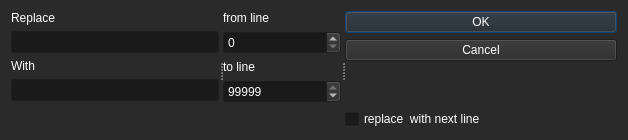
<?xml version="1.0" encoding="UTF-8"?>
<ui version="4.0">
 <class>replaceDialog</class>
 <widget class="QDialog" name="replaceDialog">
  <property name="geometry">
   <rect>
    <x>0</x>
    <y>0</y>
    <width>628</width>
    <height>140</height>
   </rect>
  </property>
  <property name="palette">
   <palette>
    <active>
     <colorrole role="WindowText">
      <brush brushstyle="SolidPattern">
       <color alpha="255">
        <red>255</red>
        <green>255</green>
        <blue>255</blue>
       </color>
      </brush>
     </colorrole>
     <colorrole role="Button">
      <brush brushstyle="SolidPattern">
       <color alpha="255">
        <red>42</red>
        <green>42</green>
        <blue>42</blue>
       </color>
      </brush>
     </colorrole>
     <colorrole role="Light">
      <brush brushstyle="SolidPattern">
       <color alpha="255">
        <red>63</red>
        <green>63</green>
        <blue>63</blue>
       </color>
      </brush>
     </colorrole>
     <colorrole role="Midlight">
      <brush brushstyle="SolidPattern">
       <color alpha="255">
        <red>52</red>
        <green>52</green>
        <blue>52</blue>
       </color>
      </brush>
     </colorrole>
     <colorrole role="Dark">
      <brush brushstyle="SolidPattern">
       <color alpha="255">
        <red>21</red>
        <green>21</green>
        <blue>21</blue>
       </color>
      </brush>
     </colorrole>
     <colorrole role="Mid">
      <brush brushstyle="SolidPattern">
       <color alpha="255">
        <red>28</red>
        <green>28</green>
        <blue>28</blue>
       </color>
      </brush>
     </colorrole>
     <colorrole role="Text">
      <brush brushstyle="SolidPattern">
       <color alpha="255">
        <red>255</red>
        <green>255</green>
        <blue>255</blue>
       </color>
      </brush>
     </colorrole>
     <colorrole role="BrightText">
      <brush brushstyle="SolidPattern">
       <color alpha="255">
        <red>255</red>
        <green>255</green>
        <blue>255</blue>
       </color>
      </brush>
     </colorrole>
     <colorrole role="ButtonText">
      <brush brushstyle="SolidPattern">
       <color alpha="255">
        <red>255</red>
        <green>255</green>
        <blue>255</blue>
       </color>
      </brush>
     </colorrole>
     <colorrole role="Base">
      <brush brushstyle="SolidPattern">
       <color alpha="255">
        <red>26</red>
        <green>26</green>
        <blue>26</blue>
       </color>
      </brush>
     </colorrole>
     <colorrole role="Window">
      <brush brushstyle="SolidPattern">
       <color alpha="255">
        <red>42</red>
        <green>42</green>
        <blue>42</blue>
       </color>
      </brush>
     </colorrole>
     <colorrole role="Shadow">
      <brush brushstyle="SolidPattern">
       <color alpha="255">
        <red>0</red>
        <green>0</green>
        <blue>0</blue>
       </color>
      </brush>
     </colorrole>
     <colorrole role="Highlight">
      <brush brushstyle="SolidPattern">
       <color alpha="255">
        <red>0</red>
        <green>84</green>
        <blue>148</blue>
       </color>
      </brush>
     </colorrole>
     <colorrole role="AlternateBase">
      <brush brushstyle="SolidPattern">
       <color alpha="255">
        <red>21</red>
        <green>21</green>
        <blue>21</blue>
       </color>
      </brush>
     </colorrole>
     <colorrole role="ToolTipBase">
      <brush brushstyle="SolidPattern">
       <color alpha="255">
        <red>255</red>
        <green>255</green>
        <blue>220</blue>
       </color>
      </brush>
     </colorrole>
     <colorrole role="ToolTipText">
      <brush brushstyle="SolidPattern">
       <color alpha="255">
        <red>0</red>
        <green>0</green>
        <blue>0</blue>
       </color>
      </brush>
     </colorrole>
     <colorrole role="PlaceholderText">
      <brush brushstyle="SolidPattern">
       <color alpha="127">
        <red>255</red>
        <green>255</green>
        <blue>255</blue>
       </color>
      </brush>
     </colorrole>
     <colorrole role="Accent">
      <brush brushstyle="SolidPattern">
       <color alpha="255">
        <red>0</red>
        <green>0</green>
        <blue>0</blue>
       </color>
      </brush>
     </colorrole>
    </active>
    <inactive>
     <colorrole role="WindowText">
      <brush brushstyle="SolidPattern">
       <color alpha="255">
        <red>255</red>
        <green>255</green>
        <blue>255</blue>
       </color>
      </brush>
     </colorrole>
     <colorrole role="Button">
      <brush brushstyle="SolidPattern">
       <color alpha="255">
        <red>42</red>
        <green>42</green>
        <blue>42</blue>
       </color>
      </brush>
     </colorrole>
     <colorrole role="Light">
      <brush brushstyle="SolidPattern">
       <color alpha="255">
        <red>63</red>
        <green>63</green>
        <blue>63</blue>
       </color>
      </brush>
     </colorrole>
     <colorrole role="Midlight">
      <brush brushstyle="SolidPattern">
       <color alpha="255">
        <red>52</red>
        <green>52</green>
        <blue>52</blue>
       </color>
      </brush>
     </colorrole>
     <colorrole role="Dark">
      <brush brushstyle="SolidPattern">
       <color alpha="255">
        <red>21</red>
        <green>21</green>
        <blue>21</blue>
       </color>
      </brush>
     </colorrole>
     <colorrole role="Mid">
      <brush brushstyle="SolidPattern">
       <color alpha="255">
        <red>28</red>
        <green>28</green>
        <blue>28</blue>
       </color>
      </brush>
     </colorrole>
     <colorrole role="Text">
      <brush brushstyle="SolidPattern">
       <color alpha="255">
        <red>255</red>
        <green>255</green>
        <blue>255</blue>
       </color>
      </brush>
     </colorrole>
     <colorrole role="BrightText">
      <brush brushstyle="SolidPattern">
       <color alpha="255">
        <red>255</red>
        <green>255</green>
        <blue>255</blue>
       </color>
      </brush>
     </colorrole>
     <colorrole role="ButtonText">
      <brush brushstyle="SolidPattern">
       <color alpha="255">
        <red>255</red>
        <green>255</green>
        <blue>255</blue>
       </color>
      </brush>
     </colorrole>
     <colorrole role="Base">
      <brush brushstyle="SolidPattern">
       <color alpha="255">
        <red>26</red>
        <green>26</green>
        <blue>26</blue>
       </color>
      </brush>
     </colorrole>
     <colorrole role="Window">
      <brush brushstyle="SolidPattern">
       <color alpha="255">
        <red>42</red>
        <green>42</green>
        <blue>42</blue>
       </color>
      </brush>
     </colorrole>
     <colorrole role="Shadow">
      <brush brushstyle="SolidPattern">
       <color alpha="255">
        <red>0</red>
        <green>0</green>
        <blue>0</blue>
       </color>
      </brush>
     </colorrole>
     <colorrole role="Highlight">
      <brush brushstyle="SolidPattern">
       <color alpha="255">
        <red>0</red>
        <green>84</green>
        <blue>148</blue>
       </color>
      </brush>
     </colorrole>
     <colorrole role="AlternateBase">
      <brush brushstyle="SolidPattern">
       <color alpha="255">
        <red>21</red>
        <green>21</green>
        <blue>21</blue>
       </color>
      </brush>
     </colorrole>
     <colorrole role="ToolTipBase">
      <brush brushstyle="SolidPattern">
       <color alpha="255">
        <red>255</red>
        <green>255</green>
        <blue>220</blue>
       </color>
      </brush>
     </colorrole>
     <colorrole role="ToolTipText">
      <brush brushstyle="SolidPattern">
       <color alpha="255">
        <red>0</red>
        <green>0</green>
        <blue>0</blue>
       </color>
      </brush>
     </colorrole>
     <colorrole role="PlaceholderText">
      <brush brushstyle="SolidPattern">
       <color alpha="127">
        <red>255</red>
        <green>255</green>
        <blue>255</blue>
       </color>
      </brush>
     </colorrole>
     <colorrole role="Accent">
      <brush brushstyle="SolidPattern">
       <color alpha="255">
        <red>0</red>
        <green>0</green>
        <blue>0</blue>
       </color>
      </brush>
     </colorrole>
    </inactive>
    <disabled>
     <colorrole role="WindowText">
      <brush brushstyle="SolidPattern">
       <color alpha="255">
        <red>21</red>
        <green>21</green>
        <blue>21</blue>
       </color>
      </brush>
     </colorrole>
     <colorrole role="Button">
      <brush brushstyle="SolidPattern">
       <color alpha="255">
        <red>42</red>
        <green>42</green>
        <blue>42</blue>
       </color>
      </brush>
     </colorrole>
     <colorrole role="Light">
      <brush brushstyle="SolidPattern">
       <color alpha="255">
        <red>63</red>
        <green>63</green>
        <blue>63</blue>
       </color>
      </brush>
     </colorrole>
     <colorrole role="Midlight">
      <brush brushstyle="SolidPattern">
       <color alpha="255">
        <red>52</red>
        <green>52</green>
        <blue>52</blue>
       </color>
      </brush>
     </colorrole>
     <colorrole role="Dark">
      <brush brushstyle="SolidPattern">
       <color alpha="255">
        <red>21</red>
        <green>21</green>
        <blue>21</blue>
       </color>
      </brush>
     </colorrole>
     <colorrole role="Mid">
      <brush brushstyle="SolidPattern">
       <color alpha="255">
        <red>28</red>
        <green>28</green>
        <blue>28</blue>
       </color>
      </brush>
     </colorrole>
     <colorrole role="Text">
      <brush brushstyle="SolidPattern">
       <color alpha="255">
        <red>21</red>
        <green>21</green>
        <blue>21</blue>
       </color>
      </brush>
     </colorrole>
     <colorrole role="BrightText">
      <brush brushstyle="SolidPattern">
       <color alpha="255">
        <red>255</red>
        <green>255</green>
        <blue>255</blue>
       </color>
      </brush>
     </colorrole>
     <colorrole role="ButtonText">
      <brush brushstyle="SolidPattern">
       <color alpha="255">
        <red>21</red>
        <green>21</green>
        <blue>21</blue>
       </color>
      </brush>
     </colorrole>
     <colorrole role="Base">
      <brush brushstyle="SolidPattern">
       <color alpha="255">
        <red>42</red>
        <green>42</green>
        <blue>42</blue>
       </color>
      </brush>
     </colorrole>
     <colorrole role="Window">
      <brush brushstyle="SolidPattern">
       <color alpha="255">
        <red>42</red>
        <green>42</green>
        <blue>42</blue>
       </color>
      </brush>
     </colorrole>
     <colorrole role="Shadow">
      <brush brushstyle="SolidPattern">
       <color alpha="255">
        <red>0</red>
        <green>0</green>
        <blue>0</blue>
       </color>
      </brush>
     </colorrole>
     <colorrole role="AlternateBase">
      <brush brushstyle="SolidPattern">
       <color alpha="255">
        <red>42</red>
        <green>42</green>
        <blue>42</blue>
       </color>
      </brush>
     </colorrole>
     <colorrole role="ToolTipBase">
      <brush brushstyle="SolidPattern">
       <color alpha="255">
        <red>255</red>
        <green>255</green>
        <blue>220</blue>
       </color>
      </brush>
     </colorrole>
     <colorrole role="ToolTipText">
      <brush brushstyle="SolidPattern">
       <color alpha="255">
        <red>0</red>
        <green>0</green>
        <blue>0</blue>
       </color>
      </brush>
     </colorrole>
     <colorrole role="PlaceholderText">
      <brush brushstyle="SolidPattern">
       <color alpha="127">
        <red>21</red>
        <green>21</green>
        <blue>21</blue>
       </color>
      </brush>
     </colorrole>
     <colorrole role="Accent">
      <brush brushstyle="SolidPattern">
       <color alpha="255">
        <red>0</red>
        <green>0</green>
        <blue>0</blue>
       </color>
      </brush>
     </colorrole>
    </disabled>
   </palette>
  </property>
  <property name="windowTitle">
   <string>Replace tool</string>
  </property>
  <layout class="QHBoxLayout" name="horizontalLayout">
   <item>
    <widget class="QSplitter" name="splitter">
     <property name="orientation">
      <enum>Qt::Orientation::Horizontal</enum>
     </property>
     <widget class="QWidget" name="layoutWidget">
      <layout class="QVBoxLayout" name="verticalLayout_6">
       <item>
        <layout class="QVBoxLayout" name="verticalLayout_4">
         <item>
          <widget class="QLabel" name="label_3">
           <property name="maximumSize">
            <size>
             <width>16777215</width>
             <height>25</height>
            </size>
           </property>
           <property name="text">
            <string>Replace</string>
           </property>
          </widget>
         </item>
         <item>
          <widget class="QLineEdit" name="lineEdit">
           <property name="maximumSize">
            <size>
             <width>16777215</width>
             <height>25</height>
            </size>
           </property>
          </widget>
         </item>
         <item>
          <layout class="QVBoxLayout" name="verticalLayout_3">
           <item>
            <widget class="QLabel" name="label_4">
             <property name="maximumSize">
              <size>
               <width>16777215</width>
               <height>25</height>
              </size>
             </property>
             <property name="text">
              <string>With</string>
             </property>
            </widget>
           </item>
           <item>
            <widget class="QLineEdit" name="lineEdit_2">
             <property name="maximumSize">
              <size>
               <width>16777215</width>
               <height>25</height>
              </size>
             </property>
            </widget>
           </item>
           <item>
            <spacer name="verticalSpacer">
             <property name="orientation">
              <enum>Qt::Orientation::Vertical</enum>
             </property>
             <property name="sizeHint" stdset="0">
              <size>
               <width>20</width>
               <height>40</height>
              </size>
             </property>
            </spacer>
           </item>
          </layout>
         </item>
        </layout>
       </item>
      </layout>
     </widget>
     <widget class="QWidget" name="layoutWidget">
      <layout class="QVBoxLayout" name="verticalLayout_5">
       <item>
        <layout class="QVBoxLayout" name="verticalLayout">
         <item>
          <layout class="QVBoxLayout" name="verticalLayout_2">
           <item>
            <widget class="QLabel" name="label">
             <property name="maximumSize">
              <size>
               <width>16777215</width>
               <height>25</height>
              </size>
             </property>
             <property name="text">
              <string>from line</string>
             </property>
            </widget>
           </item>
           <item>
            <widget class="QSpinBox" name="spinBox">
             <property name="maximumSize">
              <size>
               <width>16777215</width>
               <height>25</height>
              </size>
             </property>
             <property name="maximum">
              <number>99999</number>
             </property>
            </widget>
           </item>
          </layout>
         </item>
         <item>
          <widget class="QLabel" name="label_2">
           <property name="maximumSize">
            <size>
             <width>16777215</width>
             <height>25</height>
            </size>
           </property>
           <property name="text">
            <string>to line</string>
           </property>
          </widget>
         </item>
         <item>
          <widget class="QSpinBox" name="spinBox_2">
           <property name="maximumSize">
            <size>
             <width>16777215</width>
             <height>25</height>
            </size>
           </property>
           <property name="maximum">
            <number>99999</number>
           </property>
           <property name="value">
            <number>99999</number>
           </property>
          </widget>
         </item>
         <item>
          <spacer name="verticalSpacer_2">
           <property name="orientation">
            <enum>Qt::Orientation::Vertical</enum>
           </property>
           <property name="sizeHint" stdset="0">
            <size>
             <width>20</width>
             <height>40</height>
            </size>
           </property>
          </spacer>
         </item>
        </layout>
       </item>
      </layout>
     </widget>
     <widget class="QWidget" name="verticalLayoutWidget">
      <layout class="QVBoxLayout" name="verticalLayout_8">
       <item>
        <widget class="QDialogButtonBox" name="buttonBox">
         <property name="sizePolicy">
          <sizepolicy hsizetype="Expanding" vsizetype="Expanding">
           <horstretch>0</horstretch>
           <verstretch>0</verstretch>
          </sizepolicy>
         </property>
         <property name="orientation">
          <enum>Qt::Orientation::Vertical</enum>
         </property>
         <property name="standardButtons">
          <set>QDialogButtonBox::StandardButton::Cancel|QDialogButtonBox::StandardButton::Ok</set>
         </property>
        </widget>
       </item>
       <item>
        <widget class="QCheckBox" name="checkBox">
         <property name="text">
          <string>replace  with next line</string>
         </property>
        </widget>
       </item>
      </layout>
     </widget>
    </widget>
   </item>
  </layout>
 </widget>
 <resources/>
 <connections>
  <connection>
   <sender>buttonBox</sender>
   <signal>accepted()</signal>
   <receiver>replaceDialog</receiver>
   <slot>accept()</slot>
   <hints>
    <hint type="sourcelabel">
     <x>248</x>
     <y>254</y>
    </hint>
    <hint type="destinationlabel">
     <x>157</x>
     <y>274</y>
    </hint>
   </hints>
  </connection>
  <connection>
   <sender>buttonBox</sender>
   <signal>rejected()</signal>
   <receiver>replaceDialog</receiver>
   <slot>reject()</slot>
   <hints>
    <hint type="sourcelabel">
     <x>316</x>
     <y>260</y>
    </hint>
    <hint type="destinationlabel">
     <x>286</x>
     <y>274</y>
    </hint>
   </hints>
  </connection>
 </connections>
</ui>
